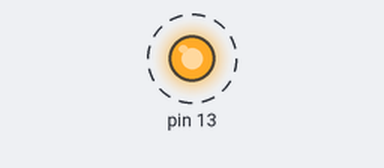
This sketch was run on a simulated Arduino Uno, built with avr-gcc and run on an emulated ATmega328P. Parts: output pins drawn as LEDs (lit = HIGH). Dashed ring = blinking.

Above: at 0.5 s.
Timing chart, 0 to 4.6 s (numbered marks = the images above):
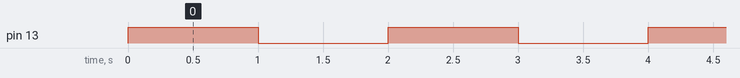

The sketch:

blinking.ino
```cpp
/*
   Written by Ahmed khairy for TOT training
   on 5/8/2019
   using arduino uno
   introduction to c language (library, DDRx, PORTx, _delay_ms(1000)
*/
#include <avr/io.h>
#include <util/delay.h>

int main(void)
{
  DDRB = 0b00100000;  //make portb input(0) or output (1)
  while (1)
  {
    PORTB = 0b00100000; //output 5 volt (1) or zero volt (0)
    _delay_ms(1000);  //delay in milli second
    PORTB = 0b00000000;
    _delay_ms(1000);
  }
}
```

Measured:
- by itself, pin 13: alternates HIGH for 1.0 s and LOW for 1.0 s
